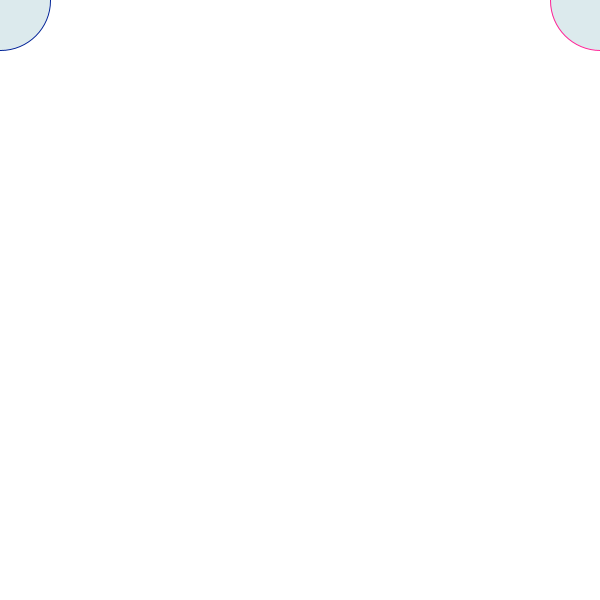
Frame 1 (no input)
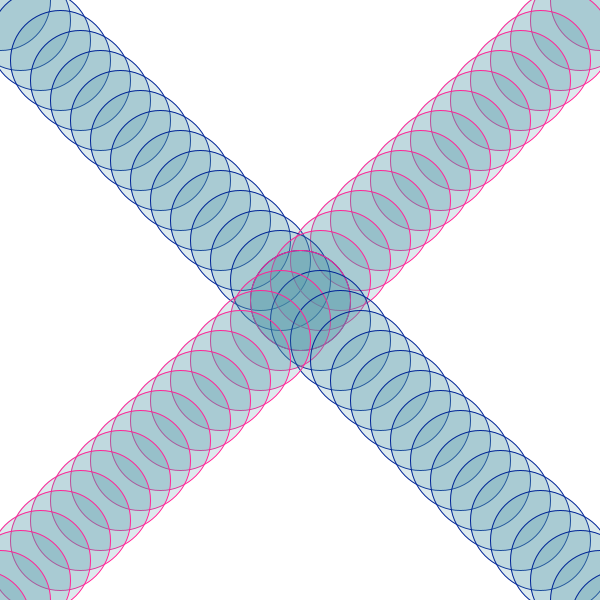
Frame 60 (the mouse pressed at the canvas centre just before this capture)
Frame 120 (the mouse held since frame 60 and released just before this capture): identical to frame 60, image omitted

The Processing sketch that drew these frames (run headless with seeded random() and noise(); from frame 60 on, the mouse is pressed at the canvas centre):

// Processing sketch: ++_RGBA
// ── ++_RGBA.pde
////deine global variables
//integer is a whole number
//int x = 0;
//int y = 0;

//float is a decimal value
float x = 0;
float y = 0;
String name = "Justina";

void setup()
{
  //Color functions can be passed a different parameters
  //One would be Grayscale
  //Two is transparency
  //Three is RGB (to get RBG go to tools and color selector)
  //G, GA, RGB, RGBA
  //
  background (255);
  size (600, 600);
  println ("THIS RUNS ONE TIME AT THE BEGINNING");
}

void draw()
{
  //RGBA (RED GREEN BLUE ALPHA) ALPHA = transparency
  //noFill();
  fill (77, 150, 165, 50);
  
  //Outline
  //noStroke();
  stroke (0, 35, 150);
  
  //Just don't do noFill(); and noStroke(); at the same time
  
  
  //background (0);  - if you don't want to see the previously ellipses
  //draw ellipses in a diagonal line
  ellipse (x, y, 100, 100);
  //x++;  shorthand - adds 1 each time
  //y++;  
  
  stroke (255, 35, 150);
  ellipse (width-x, y, 100, 100);
  
  //adds 10 each time
  x += 20;
  y += 20;
  
  println ("THIS RUNS CONTINUOUSLY");
}
